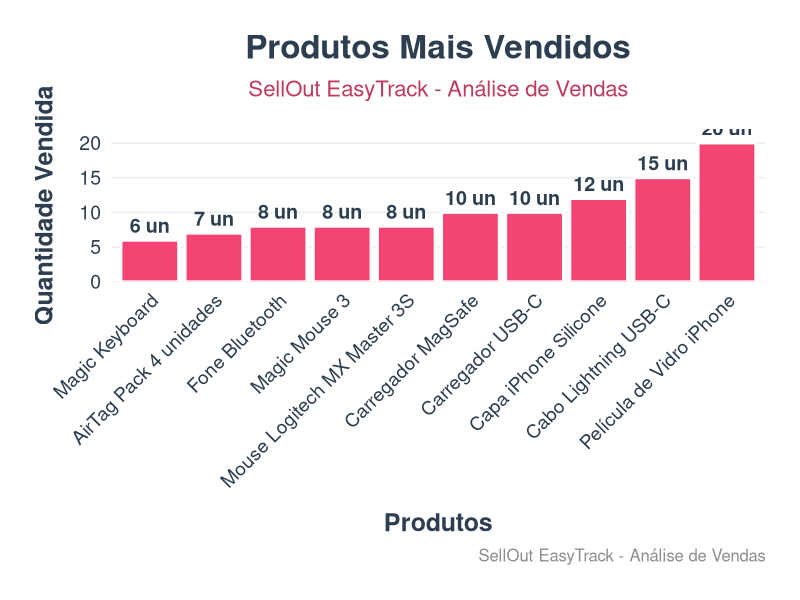

This figure's R source: (Note: this script raises an error after producing the figure.)
cat('Iniciando script R com paleta FIAP + Asteria...\n')

library(ggplot2)

# ===== PALETA DE CORES FIAP + ASTERIA =====
cores_fiap_asteria <- c(
  fiap_pink_vibrant = '#F23064',
  fiap_pink_dark = '#BF3B5E',
  asteria_midnight_blue = '#2C3E50',
  asteria_amethyst = '#8E44AD',
  asteria_ocean_blue = '#3498DB',
  success_emerald = '#2ECC71',
  warning_amber = '#F39C12',
  pure_white = '#FFFFFF',
  light_gray = '#ECF0F1',
  soft_charcoal = '#2C3E50'
)

# Paleta para séries de dados
cores_series <- c(
  '#F23064',
  '#3498DB',
  '#8E44AD',
  '#2ECC71',
  '#F39C12',
  '#BF3B5E',
  '#2C3E50',
  '#404040'
)

dados <- read.csv('temp_vendas_data.csv', stringsAsFactors = FALSE)
cat(paste('Dados lidos:', nrow(dados), 'linhas\n'))

dados <- dados[order(-dados$Quantidade), ]
if(nrow(dados) > 10) dados <- dados[1:10, ]

# Atribuir cores dinamicamente baseado no número de produtos
num_produtos <- nrow(dados)
cores_usadas <- cores_series[1:min(num_produtos, length(cores_series))]
if(num_produtos > length(cores_series)) {
  cores_extras <- rep(cores_series, ceiling(num_produtos / length(cores_series)))
  cores_usadas <- cores_extras[1:num_produtos]
}

cat('Criando gráfico 4K com paleta FIAP + Asteria...\n')
grafico <- ggplot(dados, aes(x = reorder(Produto, Quantidade), y = Quantidade)) +
  geom_col(
    fill = cores_fiap_asteria[['fiap_pink_vibrant']],
    color = cores_fiap_asteria[['pure_white']],
    linewidth = 1.0,
    alpha = 0.9
  ) +
  geom_text(
    aes(label = paste(Quantidade, 'un')),
    vjust = -0.5,
    size = 5,
    fontface = 'bold',
    color = cores_fiap_asteria[['soft_charcoal']]
  ) +
  labs(
    title = 'Produtos Mais Vendidos',
    subtitle = 'SellOut EasyTrack - Análise de Vendas',
    x = 'Produtos',
    y = 'Quantidade Vendida',
    caption = 'SellOut EasyTrack - Análise de Vendas'
  ) +
  scale_y_continuous(expand = c(0, 0, 0.1, 0)) +
  theme_minimal(base_size = 16) +
  theme(
    plot.title = element_text(
      size = 24,
      face = 'bold',
      hjust = 0.5,
      color = cores_fiap_asteria[['asteria_midnight_blue']],
      margin = margin(b = 10)
    ),
    plot.subtitle = element_text(
      size = 16,
      hjust = 0.5,
      color = cores_fiap_asteria[['fiap_pink_dark']],
      margin = margin(b = 20)
    ),
    plot.caption = element_text(
      size = 12,
      color = '#8C8C8C',
      hjust = 1
    ),
    axis.title.x = element_text(
      size = 18,
      face = 'bold',
      color = cores_fiap_asteria[['soft_charcoal']],
      margin = margin(t = 15)
    ),
    axis.title.y = element_text(
      size = 18,
      face = 'bold',
      color = cores_fiap_asteria[['soft_charcoal']],
      margin = margin(r = 15)
    ),
    axis.text.x = element_text(
      size = 14,
      angle = 45,
      hjust = 1,
      color = cores_fiap_asteria[['asteria_midnight_blue']]
    ),
    axis.text.y = element_text(
      size = 14,
      color = cores_fiap_asteria[['asteria_midnight_blue']]
    ),
    panel.grid.minor = element_blank(),
    panel.grid.major.x = element_blank(),
    panel.grid.major.y = element_line(
      color = cores_fiap_asteria[['light_gray']],
      linewidth = 0.6
    ),
    plot.background = element_rect(
      fill = cores_fiap_asteria[['pure_white']],
      color = NA
    ),
    panel.background = element_rect(
      fill = cores_fiap_asteria[['pure_white']],
      color = NA
    ),
    plot.margin = margin(25, 25, 25, 25)
  )

cat('Salvando gráfico 4K com paleta FIAP + Asteria...\n')
ggsave(
  filename = 'vendas_grafico.png',
  plot = grafico,
  width = 16,
  height = 12,
  dpi = 1200,
  units = 'in',
  device = 'png',
  type = 'cairo-png',
  bg = cores_fiap_asteria[['pure_white']]
)

if(file.exists('vendas_grafico.png')) {
  cat('Gráfico salvo com sucesso usando paleta FIAP + Asteria!\n')
  cat('Cores aplicadas:\n')
  cat('• FIAP Pink Vibrant:', cores_fiap_asteria[['fiap_pink_vibrant']], '\n')
  cat('• Asteria Midnight Blue:', cores_fiap_asteria[['asteria_midnight_blue']], '\n')
  cat('• Asteria Ocean Blue:', cores_fiap_asteria[['asteria_ocean_blue']], '\n')
} else {
  stop('Erro ao salvar gráfico com paleta FIAP + Asteria')
}

cat('Script R concluído com paleta FIAP + Asteria!\n')
